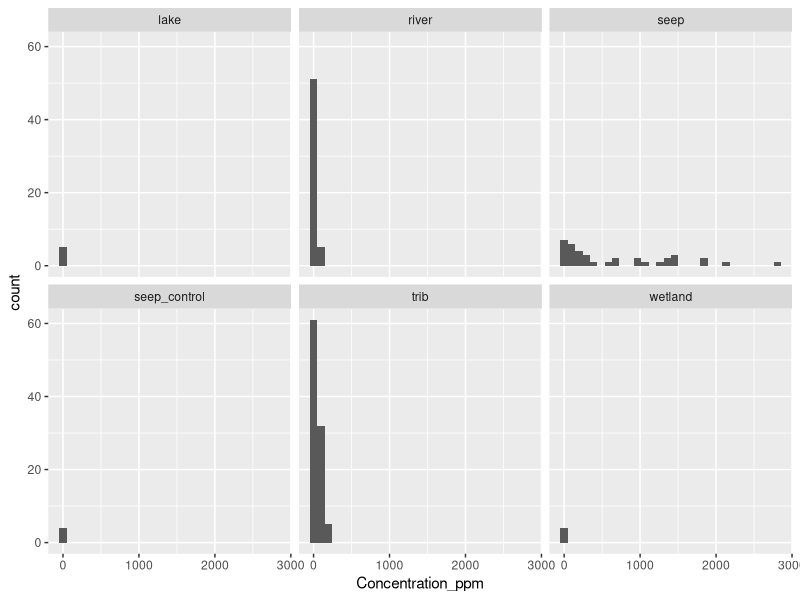
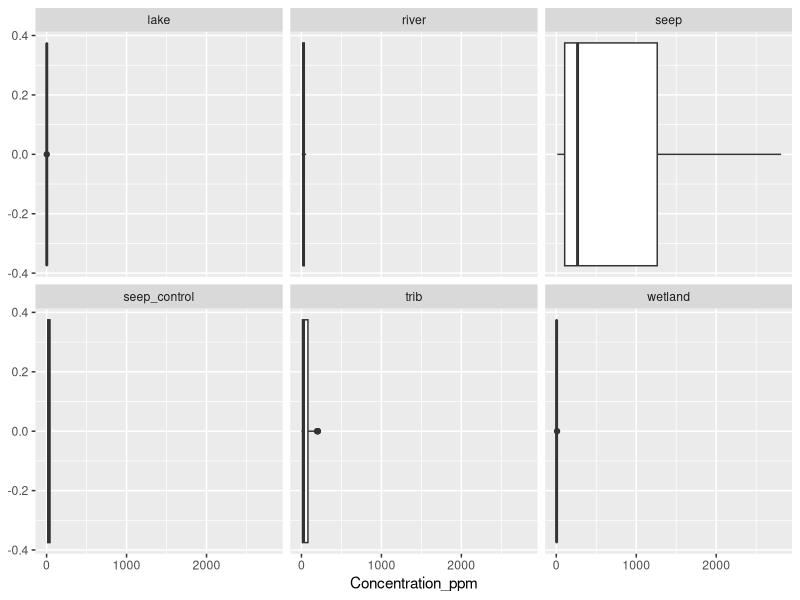
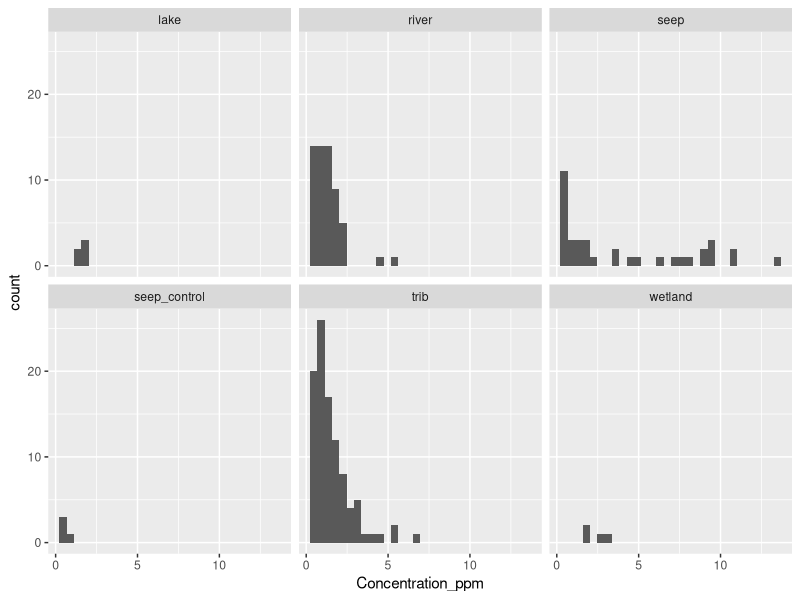
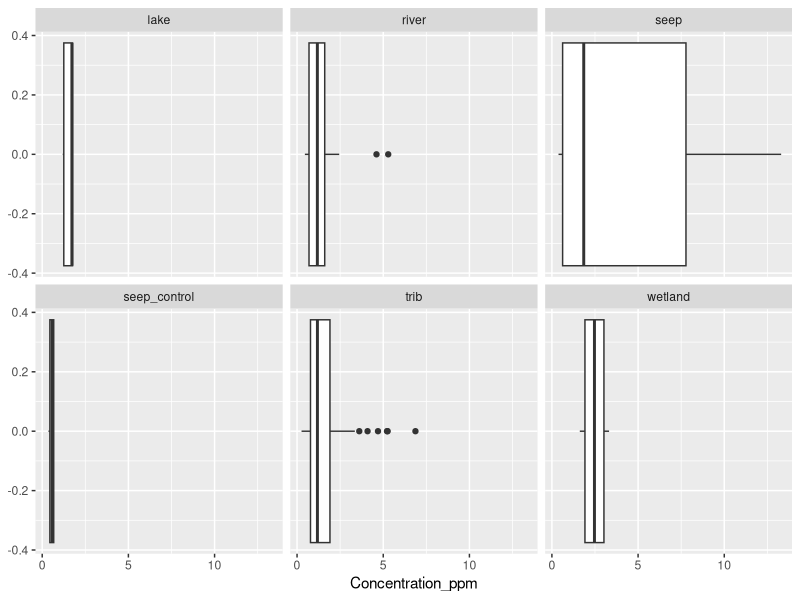
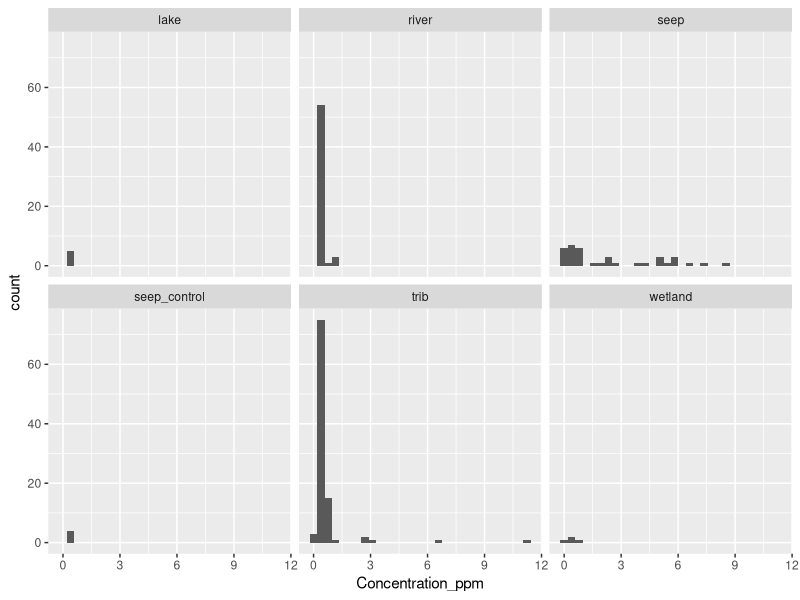
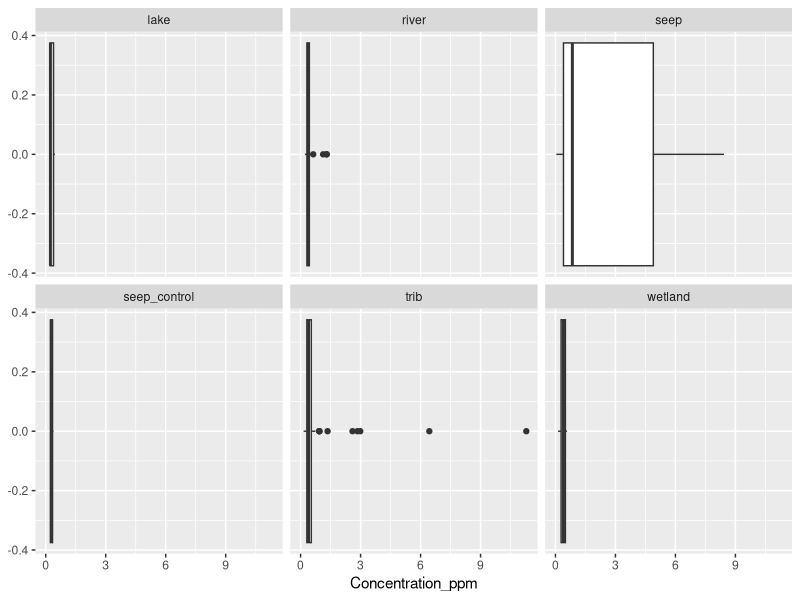
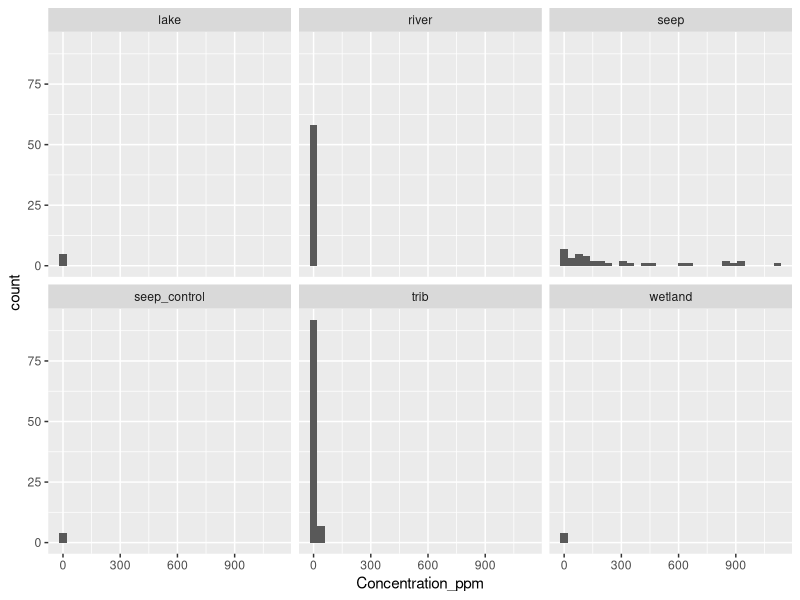
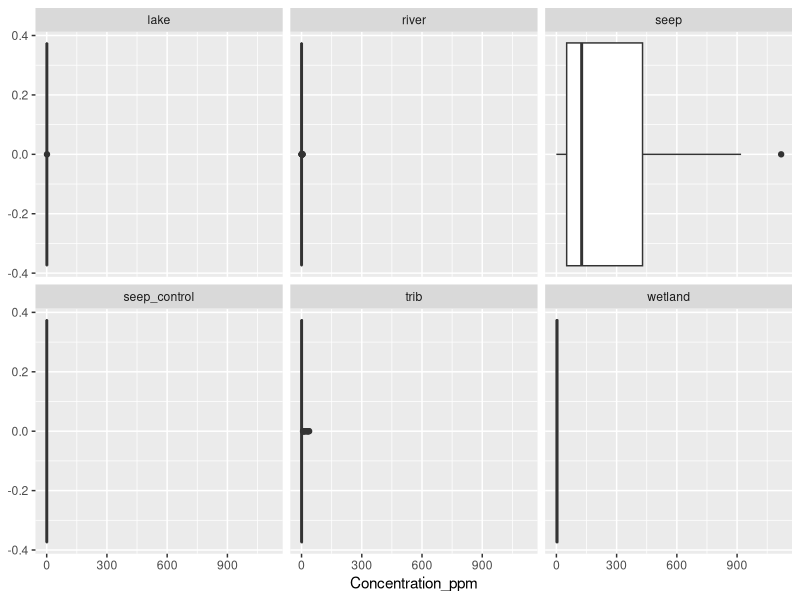

These figures' R source, in order:
## ---- chunk 1
#| warning: false #hides output from this chunk in rendered document so libraries don't show.
rm(list = ls())
library(tidyverse)
library(here)
library(ggfortify)
library(multcomp)
Stream = read.csv(here("Data", "Bazuro_Capstone_Final.csv"))
Stream2 = read.csv(here("Data", "Bazuro_Capstone_Final2.csv"))
## ---- chunk 2
Stream$Element <- as.factor(Stream$Element) #changes the Element variable into a factor
Stream$Type <- as.factor(Stream$Type) #changes the Type variable into a factor
## ---- chunk 3
Stream |> filter(Element == "Mg") |> ggplot(aes(Concentration_ppm))+
  geom_histogram()+
  facet_wrap(~Type)
## ---- chunk 4
Stream |> filter(Element == "Mg") |> ggplot(aes(Concentration_ppm))+
  geom_boxplot()+
  facet_wrap(~Type)
## ---- chunk 5
Stream |> filter(Element == "Na") |> ggplot(aes(Concentration_ppm))+
  geom_histogram()+
  facet_wrap(~Type)
## ---- chunk 6
Stream |> filter(Element == "Na") |> ggplot(aes(Concentration_ppm))+
  geom_boxplot()+
  facet_wrap(~Type)
## ---- chunk 7
Stream |> filter(Element == "K") |> ggplot(aes(Concentration_ppm))+
  geom_histogram()+
  facet_wrap(~Type)
## ---- chunk 8
Stream |> filter(Element == "K") |> ggplot(aes(Concentration_ppm))+
  geom_boxplot()+
  facet_wrap(~Type)
## ---- chunk 9
Stream |> filter(Element == "Fe") |> ggplot(aes(Concentration_ppm))+
  geom_histogram()+
  facet_wrap(~Type)
## ---- chunk 10
Stream |> filter(Element == "Fe") |> ggplot(aes(Concentration_ppm))+
  geom_boxplot()+
  facet_wrap(~Type)
## ---- chunk 11
mod1 = glm(Concentration_ppm ~ Type * Element, data = Stream) ##concentration_ppm explained by Type + Element. I am using a glm to prepare for any issues in normality as I found several in the exploration. I am also using an interaction term to see if the effect of the habitat or element depends on the other element/habitat in question.
## ---- chunk 12
autoplot(mod1) ## create several plots, including normality and leverage, to examine the assumptions for the data.
## ---- chunk 13
anova(mod1)
## ---- chunk 14
summary(mod1)
## ---- chunk 15
phc1 <- glht(mod1, linfct = mcp(Type = "Tukey", Element = "Tukey"))
summary(phc1)
## ---- chunk 16
sum_stream <- Stream |> group_by(Element, Type) |> summarise(
  mean_Concentration = mean(Concentration_ppm),
    se_Concentration = sd(Concentration_ppm)/sqrt(n())
)
sum_stream
## ---- chunk 17
ggplot(sum_stream, aes(x = Type, y = mean_Concentration, colour = Element, group = Element)) +
  geom_point() +
  geom_line() +
  geom_errorbar(aes(ymin = mean_Concentration - se_Concentration,
                    ymax = mean_Concentration + se_Concentration), width = 0.1) +
  labs(title = "Mean Concentration Explained by Type and Grouped by Element", x = "Body of Water", y = "Mean Concentration (ppm)") +
  theme_bw()
## ---- chunk 18
ggplot(data = Stream2, aes(y = DO_per)) +
  geom_boxplot(outlier.color = "red")
## ---- chunk 19
ggplot(data = Stream2, aes(y = DO_per)) +
  geom_histogram()
## ---- chunk 20
ggplot(Stream2, aes(x = DO_per, y = Concentration_ppm)) +
  geom_point() +
  theme_bw()
## ---- chunk 21
mod2 = glm(Concentration_ppm ~ DO_per, data = Stream)
## ---- chunk 22
autoplot(mod2)
## ---- chunk 23
anova(mod2)
## ---- chunk 24
summary(mod2)
## ---- chunk 25
ggplot(Stream2, aes(x = DO_per, y = Concentration_ppm)) +
  geom_point() +
  geom_smooth(method = "glm") +
  labs(title = "Dissolved Oxygen explained by Concentration of Fe", x = "Dissolved Oxygen (%)", y = "Concentration of Fe (ppm)") +
  theme_bw()
